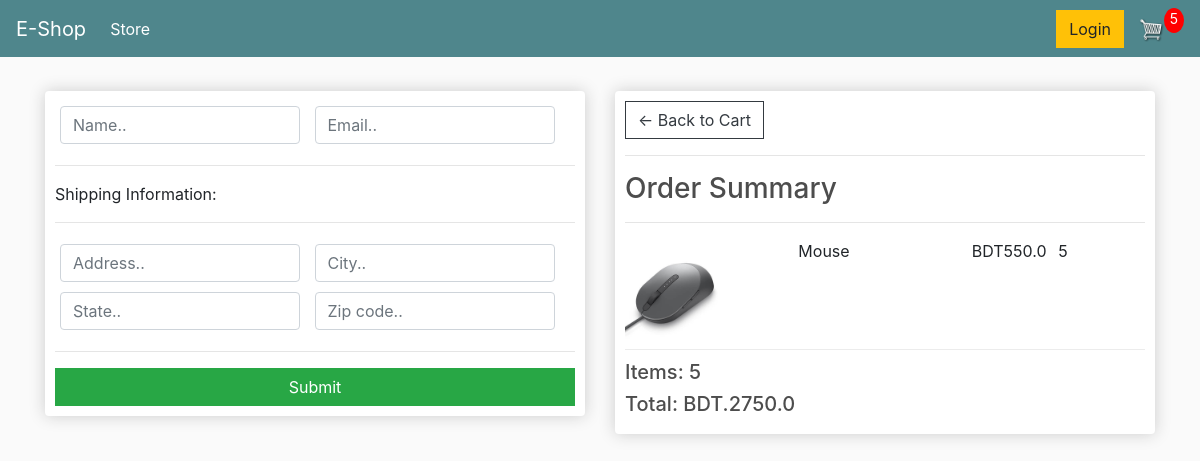
/checkout/ (signed in), run on an earlier commit of the app's database.
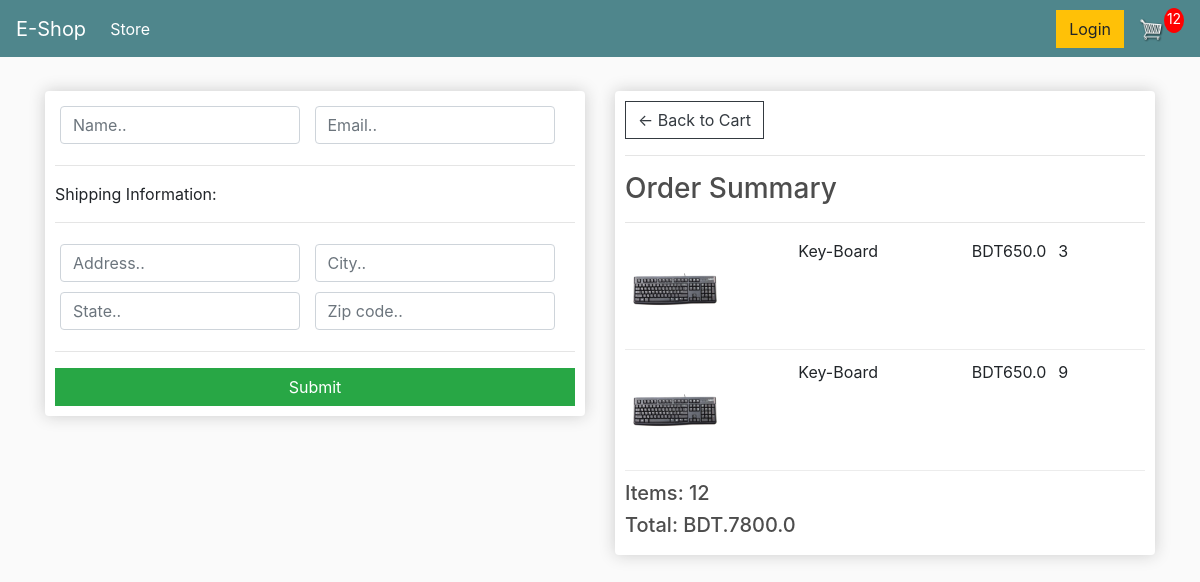
And on a later commit of the database.
### store/models.py (models this page shows, shortened)
class OrderItem(models.Model):
  product = models.ForeignKey(Product, on_delete=models.SET_NULL, blank=True,null=True)
  order = models.ForeignKey(Order, on_delete=models.SET_NULL,blank=True,null=True)
  quantity = models.IntegerField(default=0, blank=True, null=True)
  date_added = models.DateTimeField(auto_now_add=True)
  @property
  def get_total(self):
    total = self.product.price * self.quantity
    return total

class Product(models.Model):
  name = models.CharField(max_length=200, blank=True,null=True)
  price = models.FloatField()
  digital = models.BooleanField(default=False , blank=True, null=True)
  image = models.ImageField(blank=True,null=True)
  @property
  def imageURL(self):
    try:
      url = self.image.url
    except:
      url = ''
    return url

class Order(models.Model):
  customer = models.ForeignKey(Customer, on_delete=models.CASCADE, blank=True,null=True)
  date_ordered = models.DateTimeField(auto_now_add=True)
  complete =  models.BooleanField(default=False , blank=True, null=True)
  transaction_id = models.CharField(max_length=200,blank=True, null=True)
  @property
  def shipping(self):
    shipping = False
    orderitems = self.orderitem_set.all()
    for i in orderitems:
      if i.product.digital == False:
        shipping = True
    return shipping
  @property
  def get_cart_total(self):
    orderitems = self.orderitem_set.all()
    total = sum([item.get_total for item in orderitems])
    return total
  @property
  def get_cart_items(self):
    orderitems = self.orderitem_set.all()
    total = sum([item.quantity for item in orderitems])
    return total

### store/views.py (the view)
# urls.py: path('checkout/', checkout , name='checkout'),
def checkout(request):
  if request.user.is_authenticated:
      customer = request.user.customer
      queryset = Order.objects.filter(customer=customer, complete=False)
      if queryset.exists():
        order, created = queryset.first(), False
      else:
        order, created = Order.objects.create(customer=customer, complete=False), True
      items = order.orderitem_set.all()
      cartItems = order.get_cart_items
  else:
      items=[]
      order = {'get_cart_total':0, 'get_cart_items':0,'shipping':False}
      cartItems = order['get_cart_items']
  context = {'order':order,'items':items,'cartItems':cartItems}
  return render(request,'store/checkout.html',context)

### templates/store/checkout.html (shortened to what this page needs)
{% extends 'store/main.html' %}
{% load static %}
{% block content %}
<div class="row">
  <div class="col-lg-6">
    <div class="box-element" id="form-wrapper">
      <form id="form">
        <div id="user-info">
          <div class="form-field">
            <input required class="form-control" type="text" name="name" placeholder="Name..">
          </div>
          <div class="form-field">
            <input required class="form-control" type="email" name="email" placeholder="Email..">
          </div>
        </div>
        <div id="shipping-info">
          <hr>
            <p>Shipping Information:</p>
            <hr>
          <div class="form-field">
            <input class="form-control" type="text" name="address" placeholder="Address..">
          </div>
          <div class="form-field">
            <input class="form-control" type="text" name="city" placeholder="City..">
          </div>
          <div class="form-field">
            <input class="form-control" type="text" name="state" placeholder="State..">
          </div>
          <div class="form-field">
            <input class="form-control" type="text" name="zipcode" placeholder="Zip code..">
          </div>
        </div>
        <hr>
	       <input id="form-button" class="btn btn-success btn-block" type="submit" >
      </form>
    </div>
  </div>
  <br>
  <div class="col-lg-6">
    <div class="box-element">
      <a  class="btn btn-outline-dark" href="{% url 'cart' %}">&#x2190; Back to Cart</a>
      <hr>
      <h3>Order Summary</h3>
      <hr>
      {% for item in items %}
      <div class="cart-row">
        <div style="flex:2"><img class="row-image" src="{{item.product.imageURL}}"></div>
        <div style="flex:2"><p>{{item.product.name}}</p></div>
        <div style="flex:1"><p>BDT{{item.product.price}}</p></div>
        <div style="flex:1"><p>{{item.quantity}}</p></div>
      </div>
      {% endfor %}
      <h5>Items: {{order.get_cart_items}}</h5>
      <h5>Total:   BDT.{{order.get_cart_total}}</h5>
    </div>
  </div>
</div>
{% endblock %}

What changed in the data, as far as the page shows it:
no longer on this page (row edited): OrderItem: product.imageURL (picture), product.name "Mouse", product.price "550.0", quantity "5"
removed Order: get_cart_items "5", get_cart_total "2750.0"
added OrderItem: product.imageURL (picture), product.name "Key-Board", product.price "650.0", quantity "3"
added OrderItem: product.imageURL (picture), product.name "Key-Board", product.price "650.0", quantity "9"
added Order: get_cart_items "12", get_cart_total "7800.0"
Also different on the page:
{{ cartItems }}: "5" → "12"
